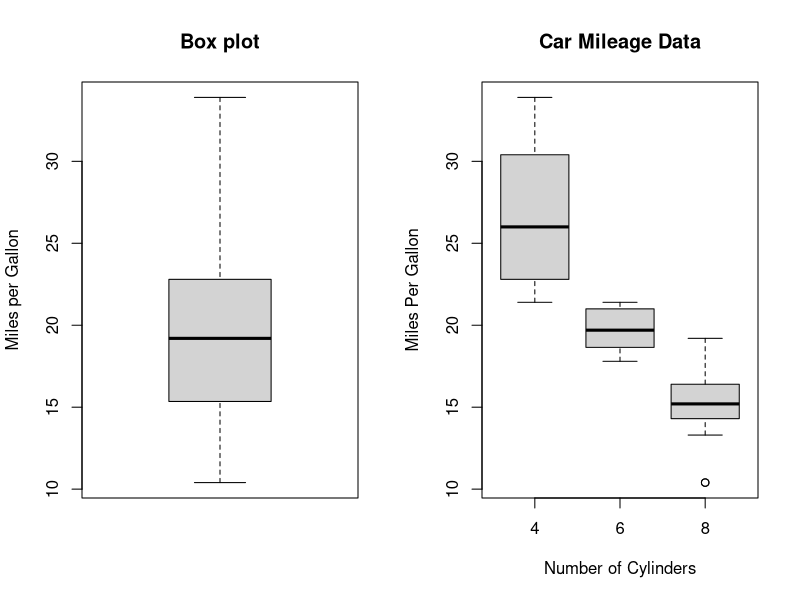

Write R code to recreate this figure.
# Setup side-by-side layout
par(mfrow = c(1,2))

# Basic Box Plot
boxplot(mtcars$mpg, main = "Box plot", ylab = "Miles per Gallon")

# Parallel Box Plots to compare groups (MPG by Cylinder)
boxplot(mpg ~ cyl, data=mtcars,
        main="Car Mileage Data",
        xlab="Number of Cylinders",
        ylab="Miles Per Gallon")